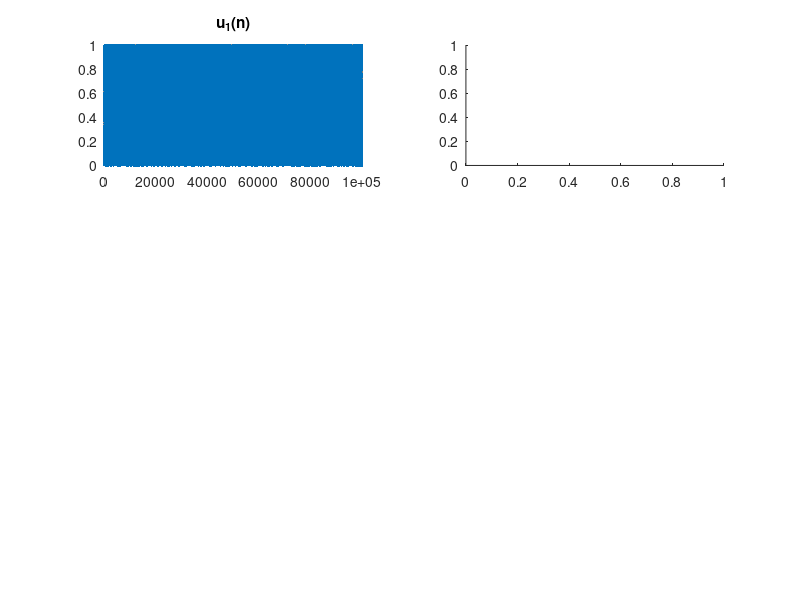

Source code (MATLAB): (Note: this script raises an error after producing the figure.)
% sp_lab_1_2

% 定义均值和方差
m = 0;
sigma = 1;

% 定义序列长度
N = 100000;

% 生成两个独立的均匀分布序列
u1 = rand (N, 1);
u2 = rand (N, 1);

% 用 Box-Muller 方法生成正态分布序列
e = sigma * sqrt (-2 * log (u1)) .* cos (2 * pi * u2) + m;

subplot(3, 2, 1);
plot(u1, '.');
title('u_1(n)');
subplot(3, 2, 2);
histogram(u1);
title('Histogram for u_1(n)');

subplot(3, 2, 3);
plot(u2, '.');
title('u_2(n)');
subplot(3, 2, 4);
histogram(u2);
title('Histogram for u_2(n)');

subplot(3, 2, 5);
plot(e, '.');
title('e(n)');
subplot(3, 2, 6);
histogram(e);
title('Histogram for e(n)');
